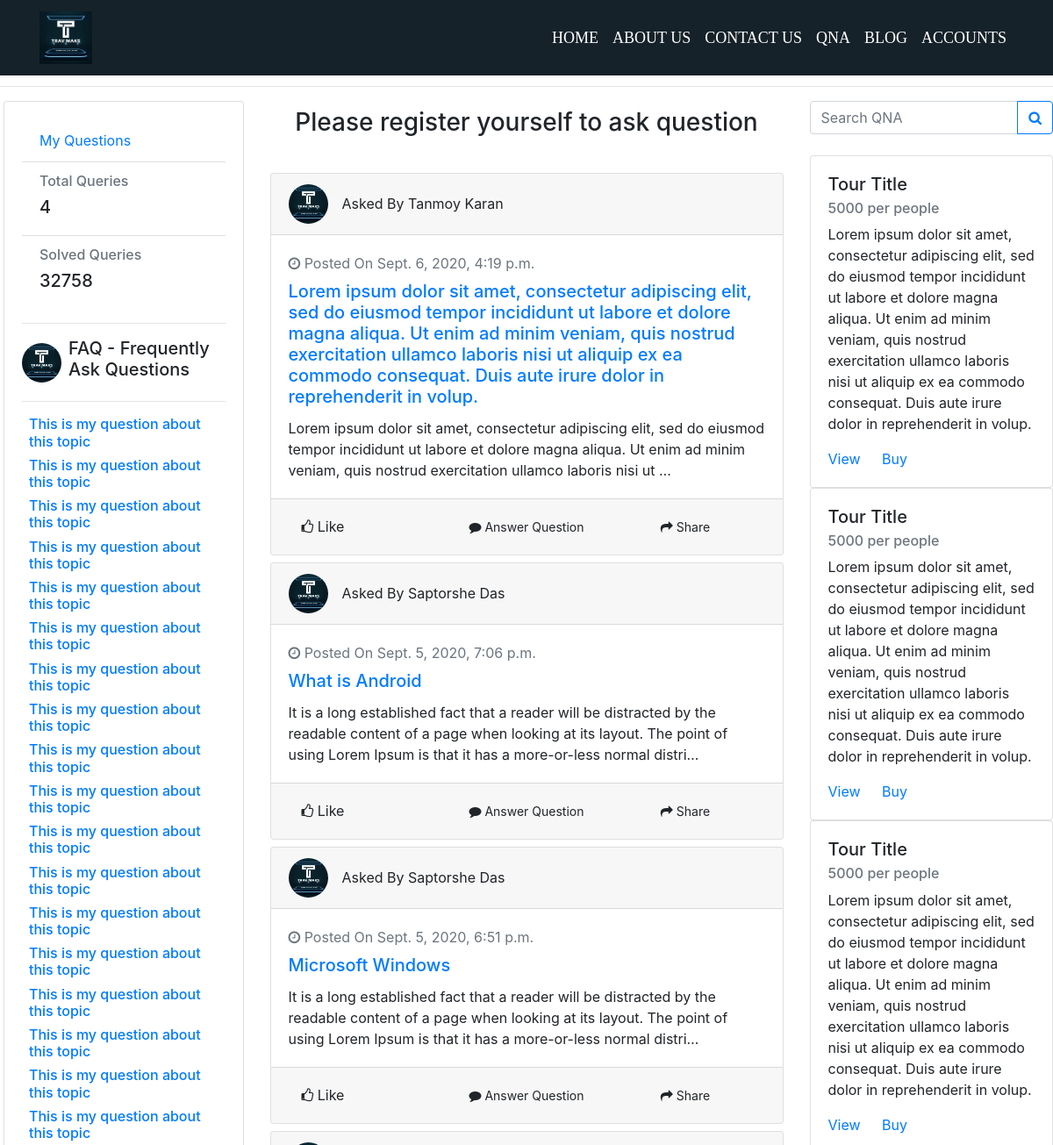
The page /qna/ (upper part) on the database as committed earlier.
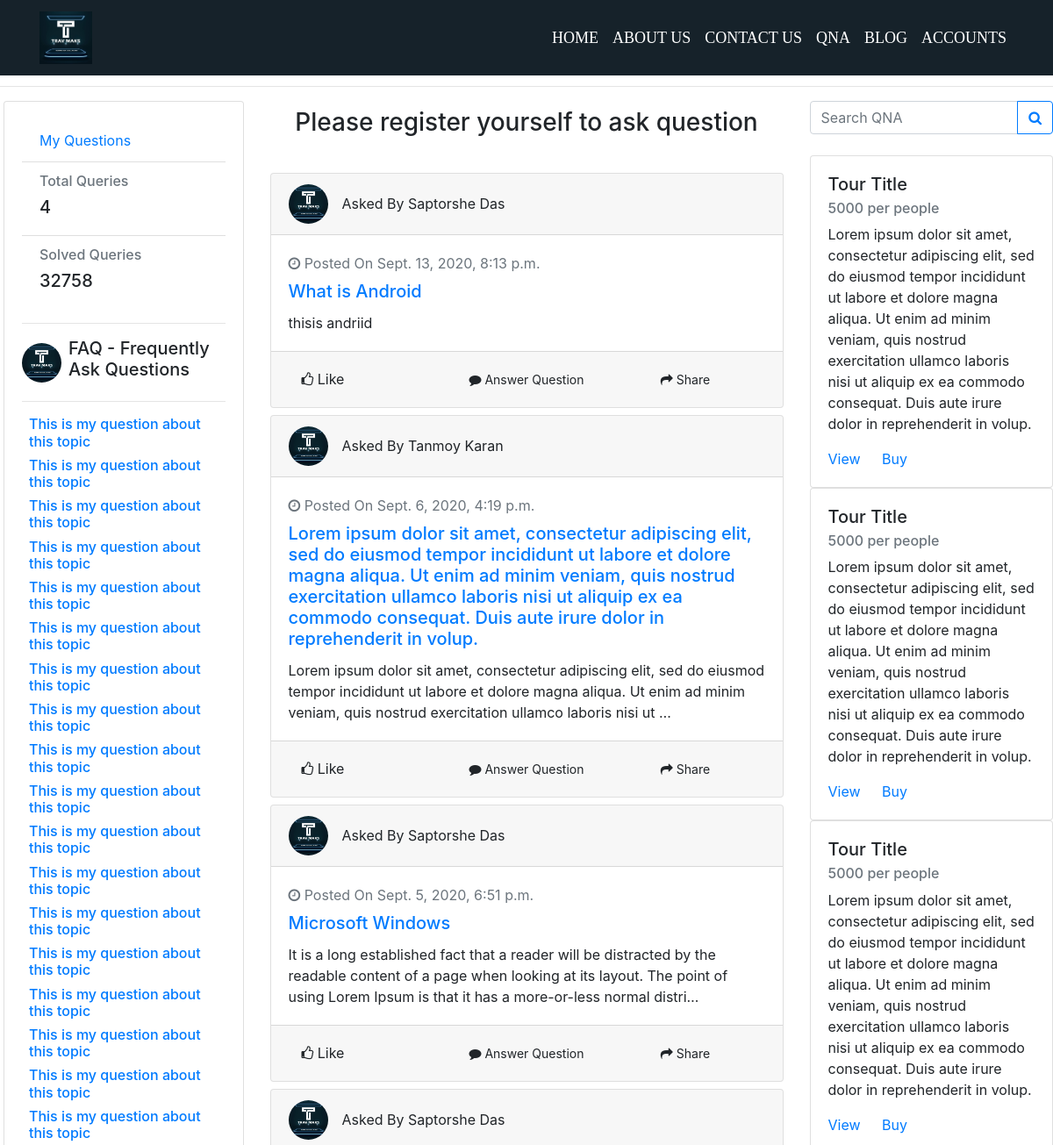
The same page on the database as committed later.
### qna/models.py (models this page shows, shortened)
class Qna(models.Model):
    author = models.ForeignKey(User, on_delete=models.CASCADE)
    title = models.CharField(max_length=500)
    question_body = models.TextField()
    slug = models.SlugField(unique=True)
    tags = models.ManyToManyField(QnaTags,related_name='Question_Tags')
    upvote = models.ManyToManyField(User,related_name='Upvote_User',blank=True)
    timestamp_question = models.DateTimeField(auto_now_add=True)

### accounts/models.py (models this page shows, shortened)
class User(AbstractBaseUser):
    email = models.EmailField(
        verbose_name='email address',
        max_length=255,
        unique=True,
    )
    GENDER_CHOICE = (
        ('Male','Male'),
        ('Female','Female'),
        ('Other','Other')
    )
    name = models.CharField(max_length=100)
    DOB = models.DateField(null=False)
    phNo = models.BigIntegerField()
    gender = models.CharField(max_length=10,null=False, blank=False, choices = GENDER_CHOICE)
    country = models.CharField(max_length=20)
    state = models.CharField(max_length=20)
    city = models.CharField(max_length=20)
    zipCode = models.BigIntegerField()
    address = models.CharField(max_length=100)
    creationTime = models.DateTimeField(auto_now_add=True)
    is_active = models.BooleanField(default=True)
    is_admin = models.BooleanField(default=False)
    is_superuser = models.BooleanField(default=False)
    objects = UserManager()
    USERNAME_FIELD = 'email'
    REQUIRED_FIELDS = ['name','gender','DOB','phNo','country','state','city','zipCode','address']

### qna/views.py (the view)
# urls.py: path('',qnaHome,name='qnaHome'),
def qnaHome(request):
    qna = Qna.objects.all().order_by('-timestamp_question')
    context = {
        'QNA':qna
    }
    return render(request,'QNA/qna_home.html',context=context)

### templates/QNA/qna_home.html (shortened to what this page needs)
    {% extends 'basetemplate.html' %}
    {% block body %}
    <div class="containe" style="width:100%;">
      <hr>
        <div class="row">
            <div class="col-md-3">
                <div class="card ml-1">
                    <div class="card-body">
                                <ul class="list-group list-group-flush">
                                    <li class="list-group-item">
                                        <a href='#'>My Questions</a>
                                        </li>
                                    <li class="list-group-item">
                                        <div class="h6 text-muted">Total Queries</div>
                                        <div class="h5">{{QNA.count}}</div>
                                    </li>
                                    <li class="list-group-item">
                                        <div class="h6 text-muted">Solved Queries</div>
                                        <div class="h5">32758</div>
                                    </li>
                                </ul>
                                <hr>
                                <div class="d-flex justify-content-between align-items-center">
                                    <div class="mr-2">
                                        <img class="rounded-circle" height="45" width="45" src="../../static/img/logo.jpeg" alt="">
                                    </div>
                                        <div class="h5">FAQ - Frequently Ask Questions</div>
                                    </div>
                                <hr>
                                {% for i in "40"|rjust:"40" %}
                                <div class="h6 text-muted ml-2">
                                     <a href ="#">This is my question about this topic</a>
                                </div>
                                {% endfor %}
                    </div>
                </div>
            </div>
            <br>
            <div class="col-md-6 gedf-main mt-2">
                {% if user.is_authenticated %}
                <div class="card gedf-card"><a class="hvr" data-toggle="modal" data-target="#exampleModal">
                    <div class="card-header">
                            <div class="d-flex justify-content-start">
                                        <div class="h7 ml-1 text-muted">
                                            <h6>Hi! {{user.name}}</h6>
                                        </div>
                                    </div>
                                    <hr>
                        <h3 class="text-muted">Ask Your Question</h3>
                    </div>
					</a></div>
<div class="modal fade" id="exampleModal" tabindex="-1" aria-labelledby="exampleModalLabel" aria-hidden="true">
  <div class="modal-dialog">
    <div class="modal-content">
      <div class="modal-header">
	  <img src="../../static/img/logo.jpeg" width="30" height="30" >
        <h5 class="modal-title" id="exampleModalLongTitle">&nbsp;&nbsp;&nbsp; Ask your Question <strong>Shiba</strong></h5>
        <button type="button" class="close" data-dismiss="modal" aria-label="Close">
          <span aria-hidden="true">&times;</span>
        </button>
      </div>
      <div class="modal-body">
	  <div class="card-header">
							<h5 class="text-center" style="font-family: Helvatica;">You can ask any question releated to travelling</h5>
                                        </div>
							<div class="card-body">
                                <form action='/qna/askQuestion' method="POST" enctype="multipart/form-data">
                                    {% csrf_token %}
								                        <div class="form-group">
                                            <input type="text" class="form-control" placeholder="Question Title" name="title" required/>
                                        </div>
                                      <div class="form-group">
                                          <label class="sr-only" for="message">post</label>
                                          <textarea class="form-control" id="message" rows="3" placeholder="Describe Your Question" name='body' required></textarea>
                                      </div>
								                <div class="form-group">
                                    <input type="text" class="form-control" placeholder="Tags, Add tags by comma" name="tags" required/>
                                </div>
                                <div class="btn-toolbar justify-content-center">
                                <div class="btn-group ">
                                  <button type="SUBMIT" class="btn btn-lg " style="background-color:#212529; color:#fff;">Ask</button>
                                </div>
                         </form>
                        </div>
                    </div>
      </div>
    </div>
  </div>
</div>
{% else %}
  <center><h3>Please register yourself to ask question </h3></center>
  <br>
{% endif %}
                {% for qna in QNA %}
                <div class="card gedf-card mt-2">
                    <div class="card-header">
                        <div class="d-flex justify-content-between align-items-center">
                            <div class="d-flex justify-content-between align-items-center">
                                <div class="mr-2">
                                    <img class="rounded-circle" height="45" width="45" src="../../static/img/logo.jpeg" alt="">
                                </div>
                                <div class="ml-2">
                                    <div class="h7 m-0">Asked By {{qna.author.name}}</div>
                                </div>
                            </div>
                        </div>
                    </div>
                    <div class="card-body">
                        <div class="text-muted h7 mb-2"> <i class="fa fa-clock-o"></i>  Posted On {{qna.timestamp_question}}</div>
                        <a class="card-link" href="question/{{qna.slug}}">
                            <h5 class="card-title">{{qna.title}}</h5>
                        </a>
                        <p class="card-text">
                          {{qna.question_body| truncatechars:200}}
                        </p>
                    </div>
                    <div class="card-footer">
                    <div class="d-flex justify-content-between align-items-center my-1">
                                    <div class="col">
                                        <div class="facebook-reaction">
                    <span class="like-btn">
                    <span class="fa like-btn-emo fa-thumbs-o-up"></span>
                    <span class="like-btn-text">Like</span>
                    </span>
                    </div>
                                    </div>
                                    <div class="col">
                                        <a href="question/{{qna.slug}}">
                                        <button type="button" class="btn btn-fbook btn-block btn-sm"><i class="fa fa-comment"aria-hidden="true"></i>
                                          Answer Question
                                        </button>
                                        </a>
                                        </div>
                                    <div class="col">
                                        <button type="button" class="btn btn-fbook btn-block btn-sm"><i class="fa fa-share"
                                                aria-hidden="true"></i> Share</button>
                                    </div>
                                </div>
								</div>
                </div>
                {% endfor %}
            </div>
            <div class="col-md-3">
			<form class="form-inline">
            <div class="input-group">
                <input type="text" class="form-control" aria-label="Recipient's username" aria-describedby="button-addon2" placeholder="Search QNA">
                <div class="input-group-append">
                    <button class="btn btn-outline-primary" type="button" id="button-addon2">
                        <i class="fa fa-search"></i>
                    </button>
                </div>
            </div>
        </form>
        <br>
                {% for i in "5"|rjust:"5" %}
                <div class="card gedf-card">
                    <div class="card-body">
                        <h5 class="card-title">Tour Title</h5>
                        <h6 class="card-subtitle mb-2 text-muted">5000 per people</h6>
                        <p class="card-text">Lorem ipsum dolor sit amet, consectetur adipiscing elit, sed do eiusmod tempor incididunt ut labore et dolore magna aliqua. Ut enim ad minim veniam, quis nostrud exercitation ullamco laboris nisi ut aliquip ex ea commodo consequat. Duis aute irure dolor in reprehenderit in volup.</p>
                        <a href="#" class="card-link">View</a>
                        <a href="#" class="card-link">Buy</a>
                    </div>
                </div>
                {% endfor %}
				<br>
            </div>
        </div>
    </div>
    </div>
{% endblock body %}

### templates/basetemplate.html (shortened to what this page needs)
{% load static %}
<!DOCTYPE html>
<html lang="en">
  <head>
    <link rel="stylesheet" href="https://stackpath.bootstrapcdn.com/bootstrap/4.5.0/css/bootstrap.min.css">
    <link rel="stylesheet" href="https://cdnjs.cloudflare.com/ajax/libs/OwlCarousel2/2.3.4/assets/owl.carousel.min.css">
    <link rel="stylesheet" href="https://cdnjs.cloudflare.com/ajax/libs/OwlCarousel2/2.3.4/assets/owl.theme.default.min.css">
    <link rel="stylesheet" href="https://cdnjs.cloudflare.com/ajax/libs/animate.css/3.7.2/animate.min.css">
    <link href="https://maxcdn.bootstrapcdn.com/font-awesome/4.7.0/css/font-awesome.min.css" rel="stylesheet">
    <link rel="stylesheet" href="{% static 'css/style.css' %}">
</head>
<body>
    <div class="super_container">
      <nav class="navbar navbar-expand-sm navbar-light bg-light fixed-top">
<div class="container">
  <a class="navbar-brand" href="#">
    <img class="logo horizontal-logo" src="{% static 'img/logo.jpeg' %}" style="width:60px;">
    </a>
  <div class="collapse navbar-collapse" id="navbarSupportedContent">
    <ul class="navbar-nav ml-auto">
      <li class="nav-item">
        <a class="nav-link" href="index.html">HOME</a>
      </li>
  <li class="nav-item">
        <a class="nav-link" href="#">ABOUT US</a>
      </li>
  <li class="nav-item">
        <a class="nav-link" href="#">CONTACT US</a>
  </li>
  <li class="nav-item">
    <a class="nav-link" href="/qna/">QNA</a>
</li>
<li class="nav-item">
  <a class="nav-link" href="#">BLOG</a>
</li>
    {% if user.is_authenticated %}
    <li class="nav-item">
      <a class="nav-link" href="/accounts/editprofile/{{request.session.access_type}}/{{user.id}}">{{user.name}}</a>
    </li>
    <li class="nav-item">
      <a class="nav-link" href="/accounts/user/logout">LOGOUT</a>
    </li>
      {% else %}
      <li class="nav-item dropdown">
        <a class="nav-link " href="#" data-toggle="dropdown">
    ACCOUNTS
  </a>
</li>
    {% endif %}
  </ul>
  </div>
</div>
</nav>
<br><br><hr>
    {% block body %}
    {% endblock body%}
</body>
</html>

### static/css/style.css (style rules this page uses)
* { margin: 0; padding: 0; -webkit-font-smoothing: antialiased; -webkit-text-shadow: rgba(0,0,0,.01) 0 0 1px; text-shadow: rgba(0,0,0,.01) 0 0 1px; }
div { display: block; position: relative; -webkit-box-sizing: border-box; -moz-box-sizing: border-box; box-sizing: border-box; }
.navbar { background: #16222A !important; }
.navbar .nav-item .nav-link { color:#fff !important; font-family: Helvatica; font-size: 18px; }
ul { margin:0; padding:0; list-style:none; }

Rows that differ between the two databases and show on the page:
removed Qna: author.name "Saptorshe Das", timestamp_question "Sept. 5, 2020, 7:06 p.m.", title "What is Android", question_body "It is a long established fact that a reader will be distracted by the readable content of a page when looking at its layout. The point of using Lorem Ipsum is that it has a more-or-less normal distri…"
added Qna: author.name "Saptorshe Das", timestamp_question "Sept. 13, 2020, 8:13 p.m.", title "What is Android", question_body "thisis andriid"
now on this page (row unchanged): Qna: author.name "Saptorshe Das"
